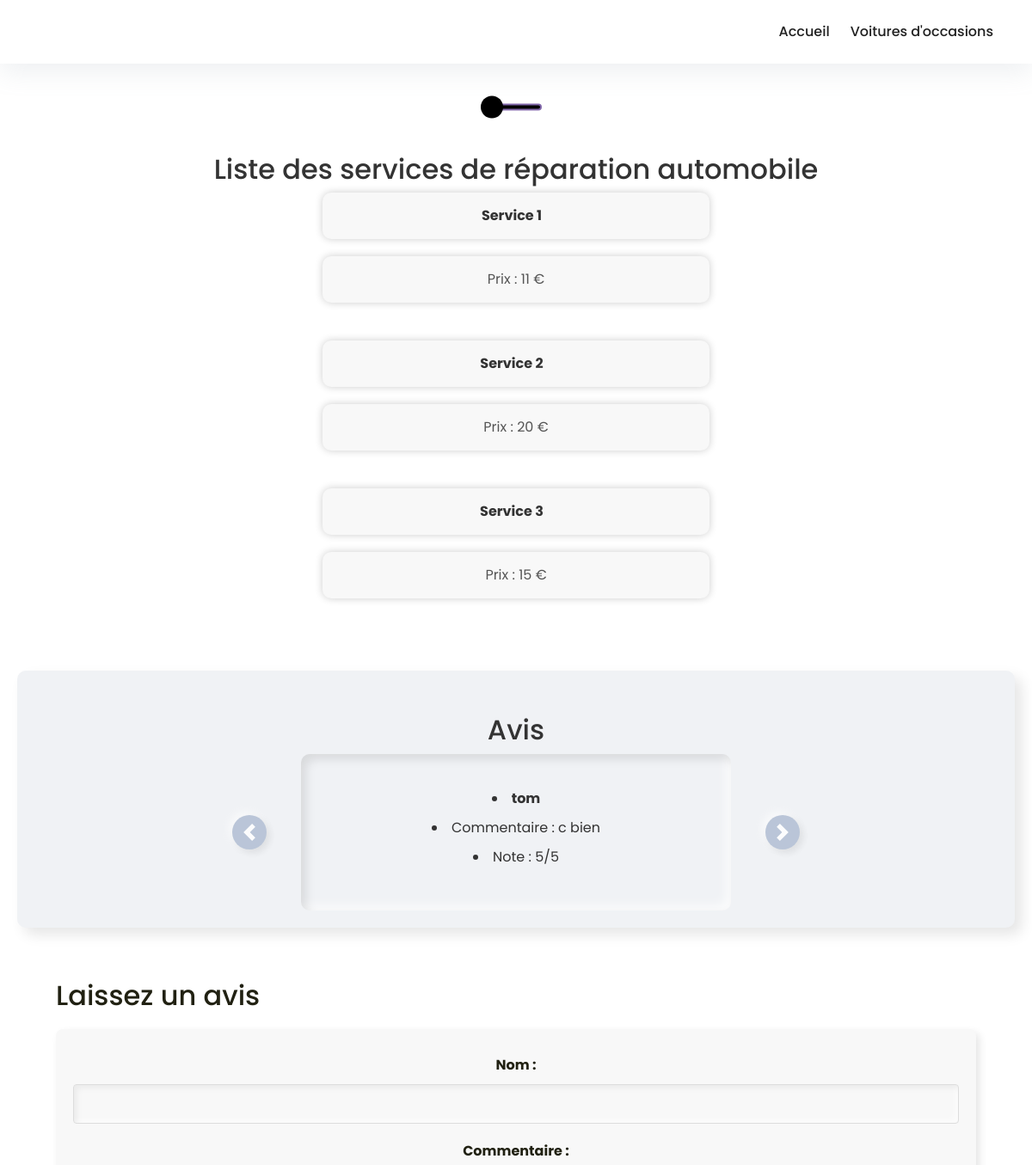
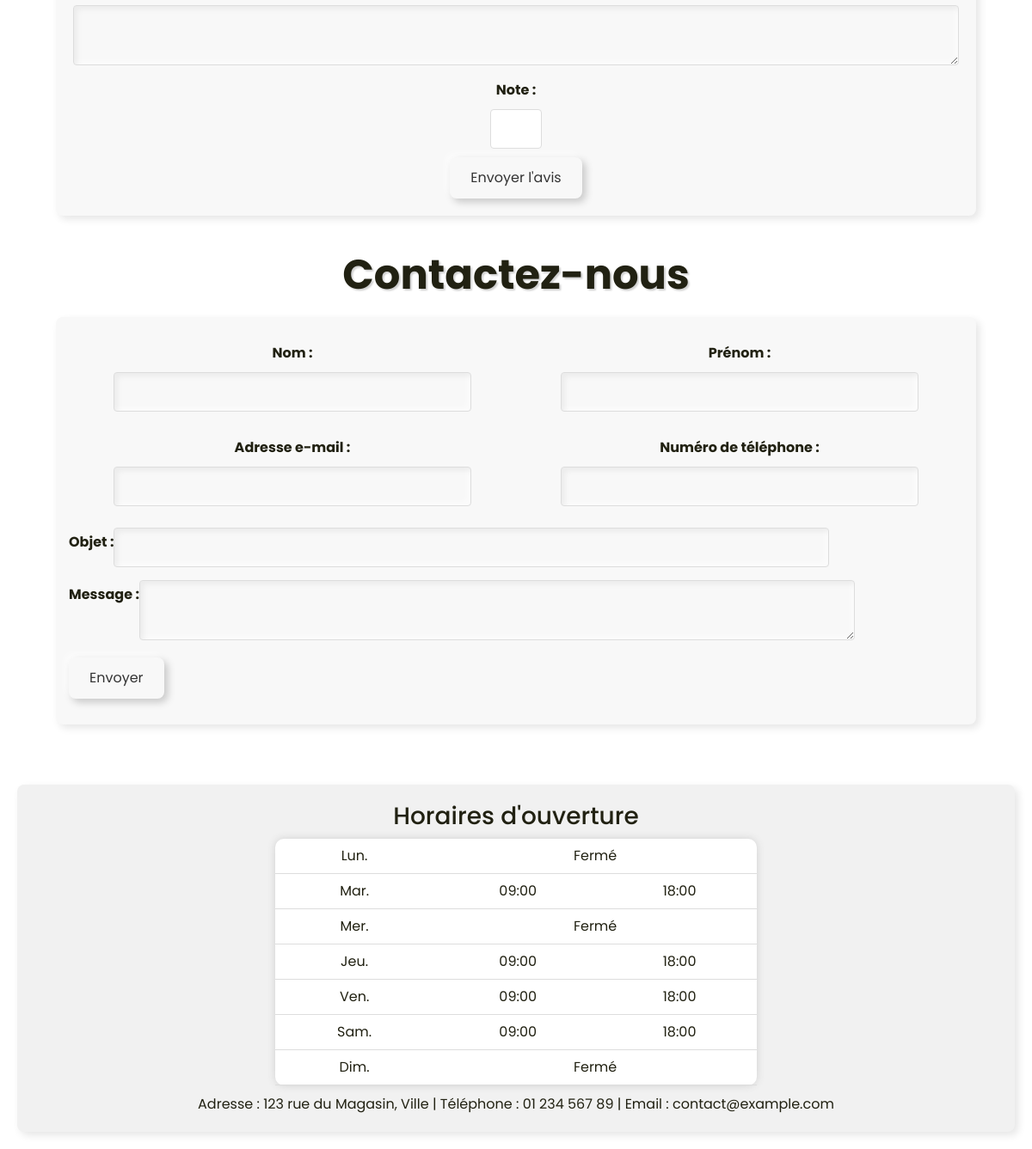
The page / on the database its author committed (2 pictures, top to bottom).
### tables this page shows
CREATE TABLE `services` (
  `service_id` int(11) NOT NULL,
  `service_name` varchar(255) NOT NULL,
  `service_price` decimal(10,0) NOT NULL
);

CREATE TABLE `avis` (
  `id` int(11) NOT NULL,
  `nom` varchar(100) NOT NULL,
  `commentaire` text NOT NULL,
  `note` int(11) NOT NULL,
  `valide` tinyint(1) NOT NULL DEFAULT '0'
);

### index.php (the view, shortened to what this page needs)
<!DOCTYPE html>
<html lang="fr">
<head>
  <link rel="stylesheet" href="menu.css">
  <link rel="stylesheet" href="menustyle.css">
<link rel="stylesheet" href="https://cdnjs.cloudflare.com/ajax/libs/bootstrap/5.1.0/css/bootstrap.min.css">
</head>
<body>
  <?php
  $servername = "";
  $username = "";
  $password = "";
  $dbname = "";
  $conn = new mysqli($servername, $username, $password, $dbname);
  $hoursQuery = "SELECT * FROM opening_hours";
  $hoursResult = $conn->query($hoursQuery);
  $opening_hours = array();
  $fermeAffiche = false;
  while ($row = $hoursResult->fetch_assoc()) {
      $start_time = ($row['start_time'] === '00:00:00') ? 'Fermé' : date('H:i', strtotime($row['start_time']));
      $end_time = ($row['end_time'] === '00:00:00') ? 'Fermé' : date('H:i', strtotime($row['end_time']));
      if ($start_time === 'Fermé' && $end_time === 'Fermé' && !$fermeAffiche) {
          $opening_hours[$row['day']] = array(
              "start_time" => 'Fermé',
              "end_time" => ''
          );
          $fermeAffiche = true;
      } else {
          if ($start_time === $end_time) {
              $opening_hours[$row['day']] = array(
                  "start_time" => 'Fermé',
                  "end_time" => $end_time
              );
          } else {
              $opening_hours[$row['day']] = array(
                  "start_time" => $start_time,
                  "end_time" => $end_time
              );
          }
      }
  }
  ?>
  <div class="section-services">
  <h2>Liste des services de réparation automobile</h2>
  <?php
  $conn = new mysqli($servername, $username, $password, $dbname);
  $servicesQuery = "SELECT * FROM services";
  $servicesResult = $conn->query($servicesQuery);
  if ($servicesResult->num_rows > 0) {
      echo "<ul>";
      while ($row = $servicesResult->fetch_assoc()) {
          echo "<li><strong>   " . $row["service_name"] . "</strong></li>";
          echo "<li> <span> Prix : " . $row["service_price"] . " € </span></li>";
          echo "<br>";
      }
      echo "</ul>";
  } else {
      echo "Aucun service trouvé.";
  }
  ?>
</div>
<div class="section-avis">
    <h2>Avis</h2>
    <?php
    $conn = new mysqli($servername, $username, $password, $dbname);
    $avisQuery = "SELECT * FROM avis WHERE valide = 1";
    $avisResult = $conn->query($avisQuery);
    if ($avisResult->num_rows > 0) {
      echo '<div id="carouselExample" class="carousel slide" data-bs-ride="carousel">
              <div class="carousel-inner">';
      $firstItem = true;
      while ($row = $avisResult->fetch_assoc()) {
        echo '<div class="carousel-item' . ($firstItem ? ' active' : '') . '">
                <li><strong>' . $row["nom"] . '</strong></li>
                <li><span>Commentaire : ' . $row["commentaire"] . '</span></li>
                <li><span>Note : ' . $row["note"] . '/5</span></li>
              </div>';
        $firstItem = false;
      }
      echo '</div>
            <button class="carousel-control-prev" type="button" data-bs-target="#carouselExample" data-bs-slide="prev">
              <span class="carousel-control-prev-icon" aria-hidden="true"></span>
              <span class="visually-hidden">Previous</span>
            </button>
            <button class="carousel-control-next" type="button" data-bs-target="#carouselExample" data-bs-slide="next">
              <span class="carousel-control-next-icon" aria-hidden="true"></span>
              <span class="visually-hidden">Next</span>
            </button>
          </div>';
    } else {
      echo "Aucun avis validé trouvé.";
    }
    ?>
  </div>
<div class="container">
  <div class="form-container">
  <div class="test">
  <h2>Laissez un avis</h2>
  <form id="avis-form" action="ajouter_avis.php" method="POST" onsubmit="return validateForm();">
    <label for="nom">Nom :</label>
    <input type="text" name="nom" id="nom" required>
    <label for="commentaire">Commentaire :</label>
    <textarea name="commentaire" id="commentaire" required></textarea>
    <label for="note">Note :</label>
    <input type="number" name="note" id="note" min="1" max="5" required>
<br>
    <button type="submit">Envoyer l'avis</button>
  </form>
  </div>
</div>
  <div class="form-container">
  <div class="test">
  <h1>Contactez-nous</h1>
<form id="contact-form" method="post" action="traitement_formulaire.php">
  <div class="form-row">
    <div class="form-column">
      <label for="nom">Nom :</label>
      <input type="text" name="nom" id="nom" required>
    </div>
    <div class="form-column">
      <label for="prenom">Prénom :</label>
      <input type="text" name="prenom" id="prenom" required>
    </div>
  </div>
  <div class="form-row">
    <div class="form-column">
      <label for="email">Adresse e-mail :</label>
      <input type="email" name="email" id="email" required>
    </div>
    <div class="form-column">
      <label for="telephone">Numéro de téléphone :</label>
      <input type="tel" name="telephone" id="telephone" required>
    </div>
  </div>
  <div class="form-row">
    <label for="objet">Objet :</label>
    <input type="text" name="objet" id="objet" required>
  </div>
  <div class="form-row">
    <label for="message">Message :</label>
    <textarea name="message" id="message" required></textarea>
  </div>
  <div class="form-row">
    <input type="submit" name="envoyer" value="Envoyer">
  </div>
</form>
</div>
  </div>
</div>
  <footer>
    <h3>Horaires d'ouverture</h3>
    <table>
      <?php for ($i = 1; $i <= 7; $i++): ?>
        <tr>
          <td><?php
            switch ($i) {
              case 1:
                echo "Lun.";
                break;
              case 2:
                echo "Mar.";
                break;
              case 3:
                echo "Mer.";
                break;
              case 4:
                echo "Jeu.";
                break;
              case 5:
                echo "Ven.";
                break;
              case 6:
                echo "Sam.";
                break;
              case 7:
                echo "Dim.";
                break;
            }
          ?></td>
          <?php if ($opening_hours[$i]['start_time'] === 'Fermé'): ?>
            <td colspan="2"><?php echo $opening_hours[$i]['start_time']; ?></td>
          <?php else: ?>
            <td><?php echo $opening_hours[$i]['start_time']; ?></td>
            <td><?php echo $opening_hours[$i]['end_time']; ?></td>
          <?php endif; ?>
        </tr>
      <?php endfor; ?>
    </table>
    <p>Adresse : 123 rue du Magasin, Ville | Téléphone : 01 234 567 89 | Email : contact@example.com</p>
  </footer>
</body>
</html>

### menu.css (style rules this page uses)
body { margin-top: 60px; font-family: Arial, sans-serif; line-height: 1.5; }
h1, h2, h3 { color: #333; margin-top: 30px; }
ul { list-style: none; padding: 0; margin: 0; }
footer { background-color: #f1f1f1; padding: 20px; margin-top: 50px; text-align: center; box-shadow: 4px 4px 10px rgba(0, 0, 0, 0.1), -4px -4px 10px rgba(255, 255, 255, 0.5); border-radius: 8px; }
footer h3 { margin-bottom: 10px; }
p { margin: 5px 0; }
footer { animation: fadeInUp 0.5s ease-in-out; }
footer table { margin: 0 auto; }
#avis-form { background-color: #f8f8f8; box-shadow: 4px 4px 10px rgba(0, 0, 0, 0.1), -4px -4px 10px rgba(255, 255, 255, 0.5); border-radius: 8px; padding: 20px; margin-top: 20px; }
#avis-form label { display: block; margin-top: 10px; font-weight: bold; }
#avis-form input[type="number"], #avis-form input[type="text"], #avis-form textarea { width: 100%; padding: 10px; border: 1px solid #ddd; border-radius: 4px; margin-top: 5px; resize: vertical; }
#avis-form input[type="number"] { width: 60px; }
#avis-form button[type="submit"] { background-color: #333; color: #fff; border: none; padding: 10px 20px; border-radius: 4px; cursor: pointer; margin-top: 10px; }
#avis-form { animation: fadeInUp 0.5s ease-in-out; }
form#contact-form { background-color: #f8f8f8; box-shadow: 4px 4px 10px rgba(0, 0, 0, 0.1), -4px -4px 10px rgba(255, 255, 255, 0.5); border-radius: 8px; padding: 20px; margin-top: 20px; }
form#contact-form label { display: block; margin-top: 10px; font-weight: bold; }
form#contact-form input[type="text"], form#contact-form input[type="email"], form#contact-form input[type="tel"], form#contact-form textarea { width: 80%; padding: 10px; border: 1px solid #ddd; border-radius: 4px; margin-top: 5px; resize: vertical; }
.container { flex-wrap: wrap; justify-content: space-between; align-items: flex-start; }
form#avis-form, form#contact-form { animation: fadeInUp 0.5s ease-in-out; }
.form-container { width: 100%; box-sizing: border-box; margin-bottom: 20px; }
@media (min-width: 768px) { .form-container { flex-basis: 50%; margin-bottom: 0; } }
#contact-form { background-color: #f8f8f8; box-shadow: 4px 4px 10px rgba(0, 0, 0, 0.1), -4px -4px 10px rgba(255, 255, 255, 0.5); border-radius: 8px; padding: 20px; margin-top: 20px; }
.form-row { display: flex; flex-wrap: wrap; margin-bottom: 10px; }
.form-column { flex-basis: 50%; }
label { display: block; margin-bottom: 5px; }
input[type="text"], input[type="email"], input[type="tel"], textarea { width: 100%; padding: 8px; border: 1px solid #ddd; border-radius: 4px; margin-top: 5px; resize: vertical; box-sizing: border-box; }
#nom, #prenom { margin-bottom: 10px; }
#email, #telephone { margin-bottom: 10px; }
.container { justify-content: space-between; align-items: flex-start; }
.form-container { width: 100%; padding: 20px; margin-bottom: 20px; }
.form-container h2, .form-container h1 { margin-top: 0; }
.form-container label { display: block; font-weight: bold; margin-top: 10px; }
.form-container input[type="text"], .form-container input[type="email"], .form-container input[type="tel"], .form-container textarea { width: 100%; padding: 12px; border: none; border-radius: 8px; margin-top: 5px; resize: none; background-color: #f8f8f8; box-shadow: inset 4px 4px 6px rgba(0, 0, 0, 0.05), inset -4px -4px 6px rgba(255, 255, 255, 0.5); }
.form-container input[type="number"] { width: 60px; }
.form-container button[type="submit"] { background-color: #333; color: #fff; border: none; padding: 12px 24px; border-radius: 8px; cursor: pointer; margin-top: 10px; box-shadow: 4px 4px 6px rgba(0, 0, 0, 0.1), -4px -4px 6px rgba(255, 255, 255, 0.5); }
form#contact-form input[type="submit"] { background-color: #f8f8f8; color: #333; border: none; padding: 12px 24px; border-radius: 8px; cursor: pointer; margin-top: 10px; box-shadow: 4px 4px 10px rgba(0, 0, 0, 0.2), -4px -4px 10px rgba(255, 255, 255, 0.7); transition: background-color 0.3s ease, box-shadow 0.3s ease; }
form#avis-form button[type="submit"] { background-color: #f8f8f8; color: #333; border: none; padding: 12px 24px; border-radius: 8px; cursor: pointer; margin-top: 10px; box-shadow: 4px 4px 10px rgba(0, 0, 0, 0.2), -4px -4px 10px rgba(255, 255, 255, 0.7); transition: background-color 0.3s ease, box-shadow 0.3s ease; }

### rows shown on the page
services: service_name "Service 1", service_price "11"
services: service_name "Service 2", service_price "20"
services: service_name "Service 3", service_price "15"
avis: nom "tom", commentaire "c bien", note "5"

### other values the page prints
$opening_hours[$i]['start_time'] "Fermé"
$opening_hours[$i]['start_time'] "09:00"
$opening_hours[$i]['end_time'] "18:00"
